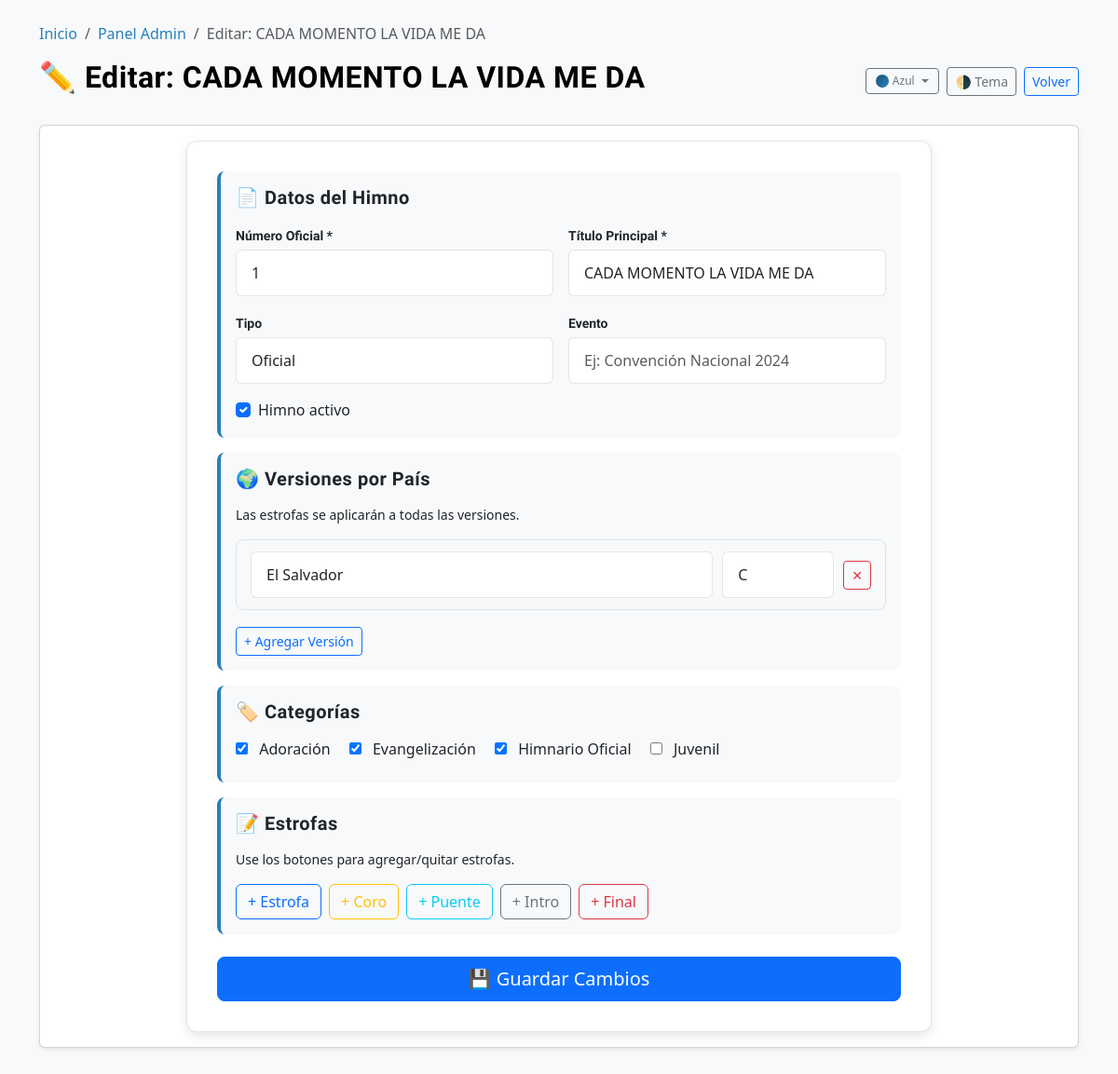
/admin/editar.php?id=1 (signed in), run on the app's committed database.
### tables this page shows
CREATE TABLE `himnos` (
  `id` int NOT NULL AUTO_INCREMENT,
  `titulo_principal` varchar(255) NOT NULL,
  `numero_oficial` int DEFAULT NULL,
  `tipo` tinyint(1) NOT NULL DEFAULT '1' COMMENT '1=Oficial, 2=Inspirada, 3=ConvenciÃ³n',
  `evento` varchar(255) DEFAULT NULL COMMENT 'Evento asociado',
  `activo` tinyint(1) NOT NULL DEFAULT '1',
  `fecha_creacion` datetime NOT NULL DEFAULT CURRENT_TIMESTAMP,
  PRIMARY KEY (`id`),
  KEY `idx_himno_numero` (`numero_oficial`),
  KEY `idx_himno_activo` (`activo`)
);

CREATE TABLE `categorias` (
  `id` int NOT NULL AUTO_INCREMENT,
  `nombre` varchar(100) NOT NULL,
  PRIMARY KEY (`id`),
  UNIQUE KEY `nombre` (`nombre`)
);

### admin/editar.php (the view, shortened to what this page needs)
<?php
require_once '../includes/db.php';
require_once '../includes/funciones.php';
$id = isset($_GET['id']) ? (int)$_GET['id'] : 0;
$stmt = $conexion->prepare("SELECT * FROM himnos WHERE id = ? LIMIT 1");
$stmt->bind_param("i", $id);
$stmt->execute();
$himno = $stmt->get_result()->fetch_assoc();
$categorias_del_himno = [];
$stmt_cat = $conexion->prepare("SELECT categoria_id FROM himno_categoria WHERE himno_id = ?");
$stmt_cat->bind_param("i", $id);
$stmt_cat->execute();
$res_cat = $stmt_cat->get_result();
while ($row = $res_cat->fetch_assoc()) {
    $categorias_del_himno[] = (int)$row['categoria_id'];
}
$categorias_list = $conexion->query("SELECT id, nombre FROM categorias ORDER BY nombre ASC");
?>
<!DOCTYPE html>
<html lang="es" data-bs-theme="light">
<head>
    <link href="https://cdn.jsdelivr.net/npm/bootstrap@5.3.0/dist/css/bootstrap.min.css" rel="stylesheet">
    <link rel="stylesheet" href="../css/style.css">
</head>
<body>
<div class="container mt-4 mb-5">
    <?php echo generarBreadcrumbs(['Inicio' => '../index.php', 'Panel Admin' => 'index.php', 'Editar: ' . $himno['titulo_principal'] => null]); ?>
    <div class="d-flex justify-content-between align-items-center mb-4">
        <h2>✏️ Editar: <?php echo sanitizar($himno['titulo_principal']); ?></h2>
        <div class="d-flex gap-2 align-items-center">
            <div class="dropdown d-none d-md-inline-block">
                <button class="btn btn-outline-secondary btn-sm dropdown-toggle d-flex align-items-center gap-1" id="theme-variant-btn" data-bs-toggle="dropdown" aria-expanded="false" style="gap:4px;padding:4px 10px;">
                    <span class="theme-dot" data-theme="blue" style="width:14px;height:14px;border-width:1px;"></span>
                    <span style="font-size:0.75rem;">Azul</span>
                </button>
            </div>
            <button class="btn btn-outline-secondary btn-sm" onclick="Himnario.toggleTheme()">🌗 Tema</button>
            <a href="index.php" class="btn btn-outline-primary btn-sm">Volver</a>
        </div>
    </div>
    <div class="card shadow-sm">
        <div class="card-body">
            <form method="POST" class="admin-form" id="form-himno">
                <div class="form-section">
                    <h5 class="mb-3">📄 Datos del Himno</h5>
                    <div class="form-row">
                        <div>
                            <label class="form-label">Número Oficial *</label>
                            <input type="number" name="numero_oficial" class="form-control" required
                                   value="<?php echo (int)$himno['numero_oficial']; ?>">
                        </div>
                        <div>
                            <label class="form-label">Título Principal *</label>
                            <input type="text" name="titulo_principal" class="form-control" required
                                   value="<?php echo sanitizar($himno['titulo_principal']); ?>">
                        </div>
                    </div>
                    <div class="form-row">
                        <div>
                            <label class="form-label">Tipo</label>
                            <select name="tipo" class="form-select">
                                <option value="1" <?php echo (int)$himno['tipo'] === 1 ? 'selected' : ''; ?>>Oficial</option>
                            </select>
                        </div>
                        <div>
                            <label class="form-label">Evento</label>
                            <input type="text" name="evento" class="form-control"
                                   value="<?php echo sanitizar($himno['evento'] ?? ''); ?>"
                                   placeholder="Ej: Convención Nacional 2024">
                        </div>
                    </div>
                    <div class="form-check mt-2">
                        <input type="checkbox" name="activo" id="activo" class="form-check-input" value="1"
                               <?php echo (int)$himno['activo'] === 1 ? 'checked' : ''; ?>>
                        <label class="form-check-label" for="activo">Himno activo</label>
                    </div>
                </div>
                <div class="form-section">
                    <h5 class="mb-3">🌍 Versiones por País</h5>
                    <p class="form-help-text">Las estrofas se aplicarán a todas las versiones.</p>
                    <div id="versiones-container">
                    </div>
                    <button type="button" class="btn btn-outline-primary btn-sm mt-2" onclick="agregarVersion()">+ Agregar Versión</button>
                </div>
                <div class="form-section">
                    <h5 class="mb-3">🏷️ Categorías</h5>
                    <div>
                        <?php if ($categorias_list && $categorias_list->num_rows > 0):
                            $categorias_list->data_seek(0);
                            while($cat = $categorias_list->fetch_assoc()): ?>
                                <label class="categoria-label">
                                    <input type="checkbox" name="categorias[]" value="<?php echo (int)$cat['id']; ?>"
                                           class="categoria-checkbox"
                                           <?php echo in_array((int)$cat['id'], $categorias_del_himno) ? 'checked' : ''; ?>>
                                    <?php echo sanitizar($cat['nombre']); ?>
                                </label>
                            <?php endwhile; ?>
                        <?php else: ?>
                            <p class="text-muted small">No hay categorías disponibles.</p>
                        <?php endif; ?>
                    </div>
                </div>
                <div class="form-section">
                    <h5 class="mb-3">📝 Estrofas</h5>
                    <p class="form-help-text">Use los botones para agregar/quitar estrofas.</p>
                    <div class="d-flex gap-2 mt-3">
                        <button type="button" class="btn btn-outline-primary" onclick="agregarEstrofa('Estrofa')">+ Estrofa</button>
                        <button type="button" class="btn btn-outline-warning" onclick="agregarEstrofa('Coro')">+ Coro</button>
                        <button type="button" class="btn btn-outline-info" onclick="agregarEstrofa('Puente')">+ Puente</button>
                        <button type="button" class="btn btn-outline-secondary" onclick="agregarEstrofa('Intro')">+ Intro</button>
                        <button type="button" class="btn btn-outline-danger" onclick="agregarEstrofa('Final')">+ Final</button>
                    </div>
                </div>
                <div class="d-grid mt-4">
                    <button type="submit" class="btn btn-primary btn-lg">💾 Guardar Cambios</button>
                </div>
            </form>
        </div>
    </div>
</div>
</body>
</html>

### admin/editar.php (style rules this page uses)
.categoria-checkbox { margin-right: 8px; }
.categoria-label { display: inline-block; margin-right: 16px; margin-bottom: 8px; }

### data on the page
himnos: titulo_principal "CADA MOMENTO LA VIDA ME DA", numero_oficial "1", tipo "Oficial", activo "☑"
categorias: id "☑", nombre "Adoración"
categorias: id "☑", nombre "Evangelización"
categorias: id "☑", nombre "Himnario Oficial"
categorias: nombre "Juvenil"

### other printed values
sanitizar($label) "Inicio"
sanitizar($label) "Panel Admin"
sanitizar($label) "Editar: CADA MOMENTO LA VIDA ME DA"
